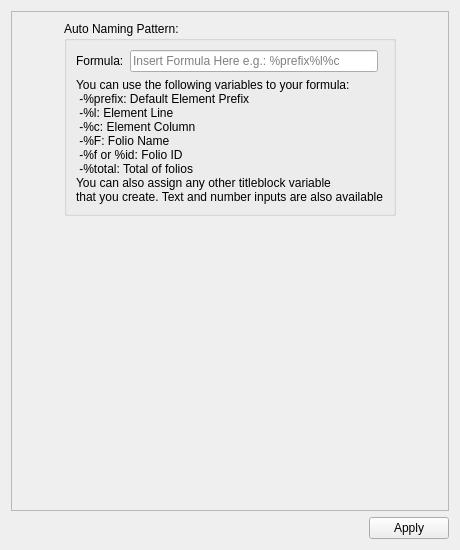
<?xml version="1.0" encoding="UTF-8"?>
<ui version="4.0">
 <class>ElementAutonumberingW</class>
 <widget class="QWidget" name="ElementAutonumberingW">
  <property name="geometry">
   <rect>
    <x>0</x>
    <y>0</y>
    <width>460</width>
    <height>550</height>
   </rect>
  </property>
  <property name="sizePolicy">
   <sizepolicy hsizetype="Preferred" vsizetype="Minimum">
    <horstretch>0</horstretch>
    <verstretch>0</verstretch>
   </sizepolicy>
  </property>
  <property name="minimumSize">
   <size>
    <width>460</width>
    <height>0</height>
   </size>
  </property>
  <property name="windowTitle">
   <string>Form</string>
  </property>
  <layout class="QVBoxLayout" name="verticalLayout">
   <property name="sizeConstraint">
    <enum>QLayout::SetDefaultConstraint</enum>
   </property>
   <item>
    <widget class="QScrollArea" name="scrollArea">
     <property name="sizePolicy">
      <sizepolicy hsizetype="Preferred" vsizetype="Expanding">
       <horstretch>0</horstretch>
       <verstretch>50</verstretch>
      </sizepolicy>
     </property>
     <property name="minimumSize">
      <size>
       <width>0</width>
       <height>0</height>
      </size>
     </property>
     <property name="sizeIncrement">
      <size>
       <width>0</width>
       <height>50</height>
      </size>
     </property>
     <property name="mouseTracking">
      <bool>false</bool>
     </property>
     <property name="layoutDirection">
      <enum>Qt::LeftToRight</enum>
     </property>
     <property name="verticalScrollBarPolicy">
      <enum>Qt::ScrollBarAsNeeded</enum>
     </property>
     <property name="horizontalScrollBarPolicy">
      <enum>Qt::ScrollBarAlwaysOff</enum>
     </property>
     <property name="sizeAdjustPolicy">
      <enum>QAbstractScrollArea::AdjustToContents</enum>
     </property>
     <property name="widgetResizable">
      <bool>true</bool>
     </property>
     <property name="alignment">
      <set>Qt::AlignHCenter|Qt::AlignTop</set>
     </property>
     <widget class="QWidget" name="scrollAreaWidgetContents">
      <property name="geometry">
       <rect>
        <x>0</x>
        <y>0</y>
        <width>440</width>
        <height>498</height>
       </rect>
      </property>
      <property name="sizePolicy">
       <sizepolicy hsizetype="Preferred" vsizetype="Preferred">
        <horstretch>0</horstretch>
        <verstretch>0</verstretch>
       </sizepolicy>
      </property>
      <property name="minimumSize">
       <size>
        <width>0</width>
        <height>0</height>
       </size>
      </property>
      <layout class="QGridLayout" name="gridLayout">
       <property name="sizeConstraint">
        <enum>QLayout::SetFixedSize</enum>
       </property>
       <item row="4" column="1" colspan="2">
        <spacer name="verticalSpacer">
         <property name="orientation">
          <enum>Qt::Vertical</enum>
         </property>
         <property name="sizeHint" stdset="0">
          <size>
           <width>20</width>
           <height>40</height>
          </size>
         </property>
        </spacer>
       </item>
       <item row="1" column="1" rowspan="2" colspan="2">
        <widget class="QGroupBox" name="groupBox">
         <property name="title">
          <string>Auto Naming Pattern:</string>
         </property>
         <layout class="QGridLayout" name="gridLayout_4">
          <item row="0" column="1">
           <widget class="QLineEdit" name="m_formula_le">
            <property name="inputMask">
             <string notr="true"/>
            </property>
            <property name="text">
             <string notr="true"/>
            </property>
            <property name="placeholderText">
             <string>Insert Formula Here e.g.: %prefix%l%c</string>
            </property>
           </widget>
          </item>
          <item row="0" column="0">
           <widget class="QLabel" name="label_5">
            <property name="text">
             <string>Formula:</string>
            </property>
           </widget>
          </item>
          <item row="1" column="0" rowspan="2" colspan="3">
           <widget class="QLabel" name="label">
            <property name="locale">
             <locale language="English" country="UnitedKingdom"/>
            </property>
            <property name="text">
             <string>You can use the following variables to your formula:
 -%prefix: Default Element Prefix
 -%l: Element Line
 -%c: Element Column
 -%F: Folio Name
 -%f or %id: Folio ID
 -%total: Total of folios
You can also assign any other titleblock variable 
that you create. Text and number inputs are also available</string>
            </property>
           </widget>
          </item>
         </layout>
        </widget>
       </item>
      </layout>
     </widget>
    </widget>
   </item>
   <item>
    <widget class="QDialogButtonBox" name="buttonBox">
     <property name="sizePolicy">
      <sizepolicy hsizetype="Minimum" vsizetype="Fixed">
       <horstretch>0</horstretch>
       <verstretch>0</verstretch>
      </sizepolicy>
     </property>
     <property name="standardButtons">
      <set>QDialogButtonBox::Apply</set>
     </property>
    </widget>
   </item>
  </layout>
 </widget>
 <resources/>
 <connections/>
</ui>
